Frame 1 (no input): blank canvas, image omitted
Frame 60 (no input): blank canvas, image omitted
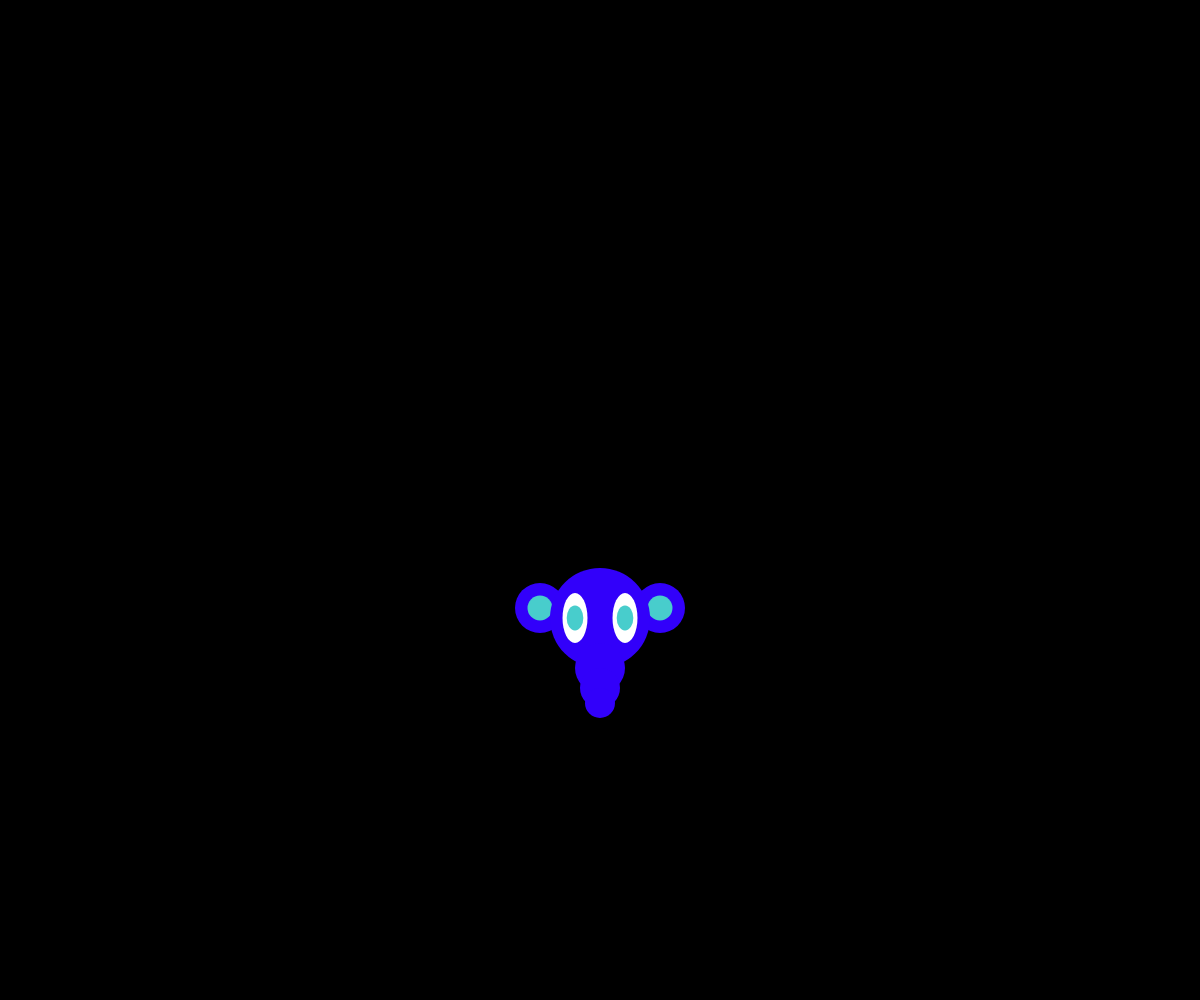
Frame 120 (the mouse pressed at the canvas centre since frame 60)

The p5.js sketch whose frames 1 and 60 were blank and that drew this single picture after the mouse press (run headless with seeded random() and noise() and a simulated clock; from frame 60 on, the mouse is pressed at the canvas centre):

// p5.js sketch
// ── sketch.js
/*  week 7 Array 3 */

// global varibles
var cats = []; // empty cats

function mousePressed() {
	let r = "#1ccdcc";
    if(mousePressed > width/2); {
        r = "#48cdcc";
    }
    cats.push([mouseX, mouseY, r]);  
}

function setup() {
	createCanvas(windowWidth, windowHeight);
}

function draw() {
	background(0);
	for (let i = 0; i < cats.length; i++) {
		cat(cats[i][0], cats[i][1], 100, cats[i][2]);
		cats[i][1] += 2;
	}
}

function cat(x, y, s, c) {
    
	// cat drawing
	fill(s/ 2, 0, s + x/4);
    noStroke();
//	triangle(x - s*0.75, y - s/4, x + s*0.75, y - s/4, x, y + s/2); // ears
    ellipse(x - 60, y - 10, s/2); // left ear
    ellipse(x + 60, y - 10, s/2); // right ear
    
    fill(c);
    noStroke();
    ellipse(x - 60, y - 10, s/4); // inner left ear
    ellipse(x + 60, y - 10, s/4); // inner right ear
    
    
    fill(s/ 2, 0, s + x/4);
    noStroke();
	ellipse(x, y, s); // face
    
    ellipse(x, y + s/2, s * 0.5); // upper trunk
    ellipse(x, y + s * 0.7, s* 0.4); // mid trunk
    ellipse(x, y + s * 0.85, s * 0.3); // lower trunk
    
	fill(255, y);
	ellipse(x - s/4, y, s/4, s/2); // left eye
	ellipse(x + s/4, y, s/4, s/2); // right eye
    
    fill(c);
	ellipse(x - s/4, y, s/6, s/4); // left eye
	ellipse(x + s/4, y, s/6, s/4); // right eye
    
}
